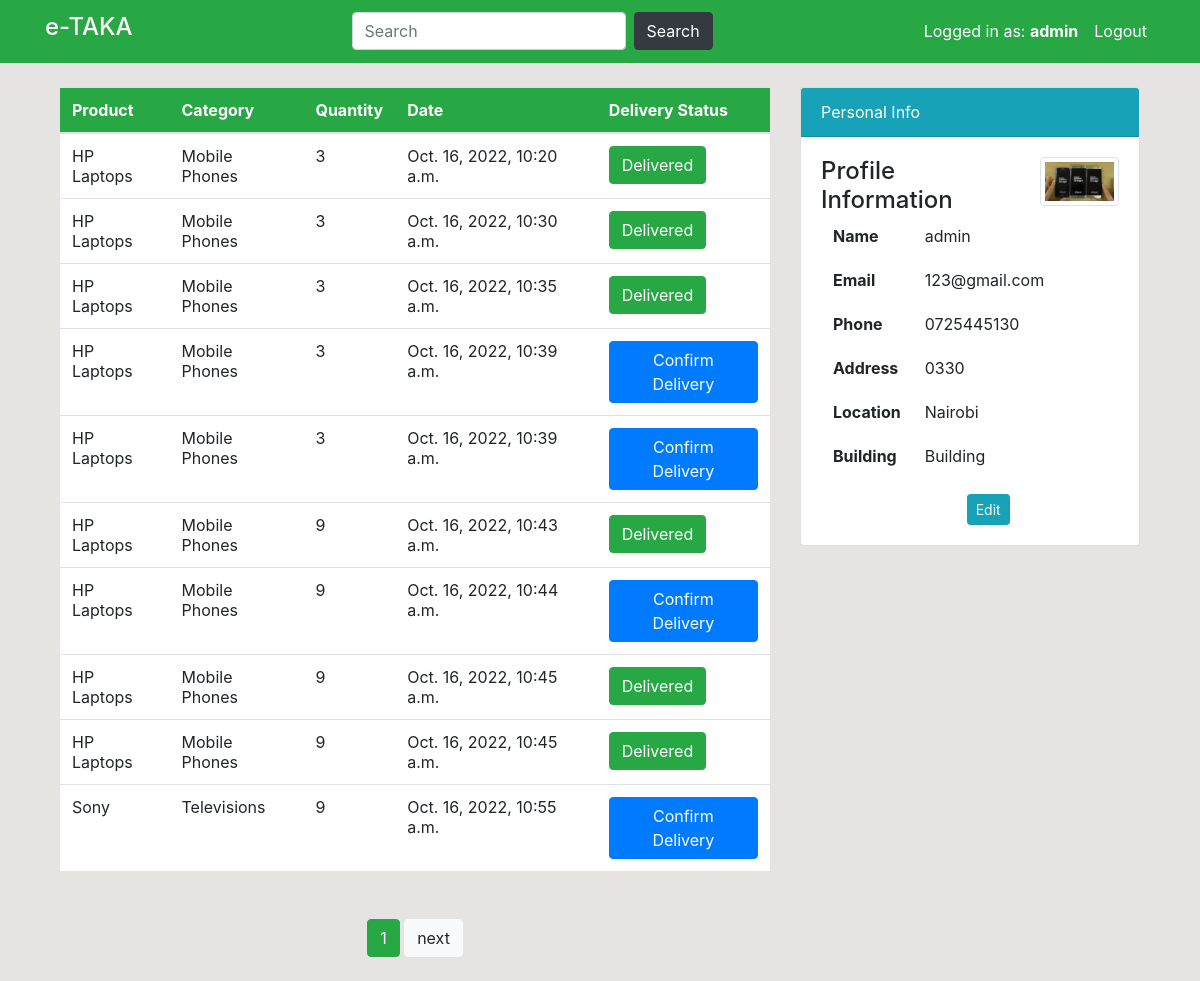
/profile/ (signed in), run on the app's committed database.
### users/models.py (models this page shows, shortened)
class Order(models.Model):
    delivery_status = (
        ('Delivered', 'Delivered'),
        ('Pending', 'Pending'),
    )
    id = models.AutoField(primary_key=True)
    name = models.ForeignKey(Product, on_delete=models.CASCADE, null=True)
    staff = models.ForeignKey(User, models.CASCADE, null=True)
    order_quantity = models.PositiveIntegerField(null=True)
    status = models.CharField(max_length=254, choices=delivery_status, default='Pending')
    date = models.DateTimeField(auto_now_add=True)

class Product(models.Model):
    id = models.AutoField(primary_key=True)
    name = models.CharField(max_length=100, null=True)
    quantity = models.PositiveIntegerField(null=True)
    category = models.CharField(max_length=50, choices=CATEGORY, null=True)
    price = models.IntegerField()
    image = models.ImageField(upload_to='images/products', null=True)

class Profile(models.Model):
    id = models.AutoField(primary_key=True)
    staff = models.OneToOneField(User, on_delete=models.CASCADE, null=True)
    address = models.CharField(max_length=200, null=True)
    location = models.CharField(max_length=200, null=True, default='Nairobi')
    county = models.CharField(max_length=200, null=True, default="Nairobi")
    building = models.CharField(max_length=200, null=True, default="Building")
    phone = models.CharField(max_length=20, null=True)
    image = models.ImageField(upload_to='images/profile', null=True)

### users/views.py (the view)
# urls.py: path('profile/', user_views.profile, name='user-profile'),
@login_required(login_url='login')
def profile(request):
    customer = request.user
    orders = Order.objects.filter(staff=customer)
    paginator = Paginator(orders, 10)
    page_number = request.GET.get('page', 1)
    orders = paginator.get_page(page_number)
    return render(request, 'users/profile.html', {'orders':orders})

### users/templates/users/profile.html (shortened to what this page needs)
{%extends 'partials/base.html'%}
{% load crispy_forms_tags %}
{% block content %}
    <div class="container">
        <div class="row my-4">
                <div class="col-md-8">
                    <table class="table bg-white">
                        <thead class="bg-success">
                            <tr class="text-white">
                                <th scope="col">Product</th>
                                <th scope="col">Category</th>
                                <th scope="col">Quantity</th>
                                <th scope="col">Date</th>
                                <th scope="col">Delivery Status</th>
                            </tr>
                        </thead>
                        <tbody>
                        {%for orders in orders %}
                            <tr>
                                <td>{{orders.name.name}}</td>
                                <td>{{orders.name.category}}</td>
                                <td>{{orders.order_quantity}}</td>
                                 <td>{{orders.date}}</td>
                                 {% if orders.status == "Pending" %}
                                 <td>
                                    <a href="{% url 'confirm-order' orders.id %}">
                                 <button type="button" class="btn btn-primary">Confirm Delivery</button>
                                 </a>
                                 </td>
                                 {% else %}
                                 <td>
                                 <button type="button" class="btn btn-success">Delivered</button>
                                 </td>
                                 {% endif %}
                                </tr>
                        {% endfor %}
                        </tbody>
                    </table>
                    <div class="text-center container mt-5">
                        <a><button type="button" class="btn btn-success">{{orders.number}}</button></a>
                        {% if orders.has_next %}
                        <a href="?page={{ orders.next_page_number }}"><button type="button" class="btn btn-light">next</button></a>
                        {% endif %}
                    </div>
                </div>
            <div class="col-md-4">
                <div class="card">
                    <div class="card-header bg-info text-white">
                        Personal Info
                    </div>
                    <div class="card-body">
                        <div class="row">
                            <div class="col-md-8">
                                <span class="h4"> Profile Information</span>
                                <table class="table bg-white table-borderless">
                                    <tbody>
                                        <tr>
                                            <th scope="row">Name</th>
                                            <td>{{user.username}}</td>
                                        </tr>
                                        <tr>
                                            <th scope="row">Email</th>
                                            <td>{{user.email }}</td>
                                        </tr>
                                        <tr>
                                            <th scope="row">Phone</th>
                                            <td>{{user.profile.phone}}</td>
                                        </tr>
                                        <tr>
                                            <th scope="row">Address</th>
                                            <td>{{user.profile.address}}</td>
                                        </tr>
                                        <tr>
                                            <th scope="row">Location</th>
                                            <td>{{user.profile.location}}</td>
                                        </tr>
                                        <tr>
                                            <th scope="row">Building</th>
                                            <td>{{user.profile.building}}</td>
                                        </tr>
                                    </tbody>
                                </table>
                                <a class="btn btn-info btn-sm float-right"
                                    href="{%url 'user-profile-update'%}">Edit</a>
                            </div>
                            <div class="col-md-4">
                                <img class="img-thumbnail" src="{{user.profile.image.url}}" alt="">
                            </div>
                        </div>
                    </div>
                </div>
            </div>
    </div>
{% endblock %}

### users/templates/partials/nav.html (shortened to what this page needs)
<nav class="navbar navbar-expand-lg navbar-info bg-success">
        <div class = "container">
          {% if user.is_authenticated %}
  <a class="navbar-brand text-white" href="{% url 'index' %}"><h4>e-TAKA</h4></a>
  <div class="collapse navbar-collapse" id="navbarSupportedContent">
    <form class="form-inline my-2 my-lg-0">
      <input class="form-control bg-white mr-sm-2" type="search" placeholder="Search" aria-label="Search">
      <button class="btn btn-dark my-2 my-sm-0" type="submit">Search</button>
    </form>
    <ul class="navbar-nav ml-auto">
      <li class="nav-item active">
        <a class="nav-link text-white" href="{%url 'user-profile'%}">Logged in as: <strong>{{ user.username }}</strong> </a>
      </li>
      <li class="nav-item">
        <a class="nav-link text-white" href="{% url 'logout' %}">Logout</a>
      </li>
    </ul>
     {% endif %}
    </div>
          </div>
</nav>

### static/style.css (style rules this page uses)
body { background: rgb(230, 227, 227); }
* { box-sizing: border-box; }

### data on the page
Order: name.name "HP Laptops", name.category "Mobile Phones", order_quantity "3", date "Oct. 16, 2022, 10:20 a.m.", status "Delivered"
Order: name.name "HP Laptops", name.category "Mobile Phones", order_quantity "3", date "Oct. 16, 2022, 10:30 a.m.", status "Delivered"
Order: name.name "HP Laptops", name.category "Mobile Phones", order_quantity "3", date "Oct. 16, 2022, 10:35 a.m.", status "Delivered"
Order: name.name "HP Laptops", name.category "Mobile Phones", order_quantity "3", date "Oct. 16, 2022, 10:39 a.m.", status "Confirm Delivery"
Order: name.name "HP Laptops", name.category "Mobile Phones", order_quantity "3", date "Oct. 16, 2022, 10:39 a.m.", status "Confirm Delivery"
Order: name.name "HP Laptops", name.category "Mobile Phones", order_quantity "9", date "Oct. 16, 2022, 10:43 a.m.", status "Delivered"
Order: name.name "HP Laptops", name.category "Mobile Phones", order_quantity "9", date "Oct. 16, 2022, 10:44 a.m.", status "Confirm Delivery"
Order: name.name "HP Laptops", name.category "Mobile Phones", order_quantity "9", date "Oct. 16, 2022, 10:45 a.m.", status "Delivered"
Order: name.name "HP Laptops", name.category "Mobile Phones", order_quantity "9", date "Oct. 16, 2022, 10:45 a.m.", status "Delivered"
Order: name.name "Sony", name.category "Televisions", order_quantity "9", date "Oct. 16, 2022, 10:55 a.m.", status "Confirm Delivery"

### other printed values
{{ user.username }} "admin"
{{ orders.number }} "1"
{{ user.email }} "123@gmail.com"
{{ user.profile.phone }} "0725445130"
{{ user.profile.address }} "0330"
{{ user.profile.location }} "Nairobi"
{{ user.profile.building }} "Building"
